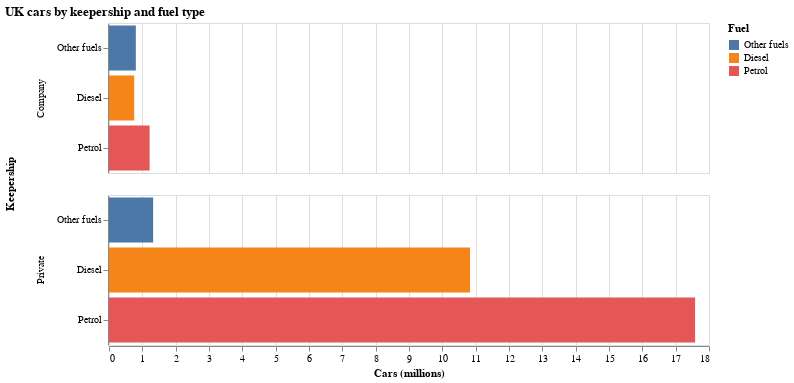

The notebook cell saved with this chart:
### Code cell
chart2

### Figure 1 — Vega-Lite specification as saved in the notebook (floating-point values rounded to 4 significant figures)
{"config": {"view": {"continuousWidth": 400, "continuousHeight": 300}}, "data": {"name": "data-7d604d83794ab3072151f727f6557710"}, "mark": "bar", "encoding": {"color": {"field": "Fuel", "sort": ["Other fuels", "Diesel", "Petrol"], "type": "nominal"}, "order": {"field": "color_Fuel_sort_index", "type": "quantitative"}, "row": {"field": "Keepership", "type": "nominal"}, "tooltip": {"field": "2022 Q3", "format": ",.1f"}, "x": {"field": "2022 Q3", "title": "Cars (millions)", "type": "quantitative"}, "y": {"field": "Fuel", "sort": "x", "title": null, "type": "nominal"}}, "height": 150, "title": "UK cars by keepership and fuel type", "width": 600, "$schema": "https://vega.github.io/schema/vega-lite/v4.17.0.json", "datasets": {"data-7d604d83794ab3072151f727f6557710": [{"Keepership": "Company", "Fuel": "Diesel", "2022 Q3": 0.7557}, {"Keepership": "Company", "Fuel": "Other fuels", "2022 Q3": 0.8053}, {"Keepership": "Company", "Fuel": "Petrol", "2022 Q3": 1.218}, {"Keepership": "Private", "Fuel": "Diesel", "2022 Q3": 10.83}, {"Keepership": "Private", "Fuel": "Other fuels", "2022 Q3": 1.324}, {"Keepership": "Private", "Fuel": "Petrol", "2022 Q3": 17.58}]}}
